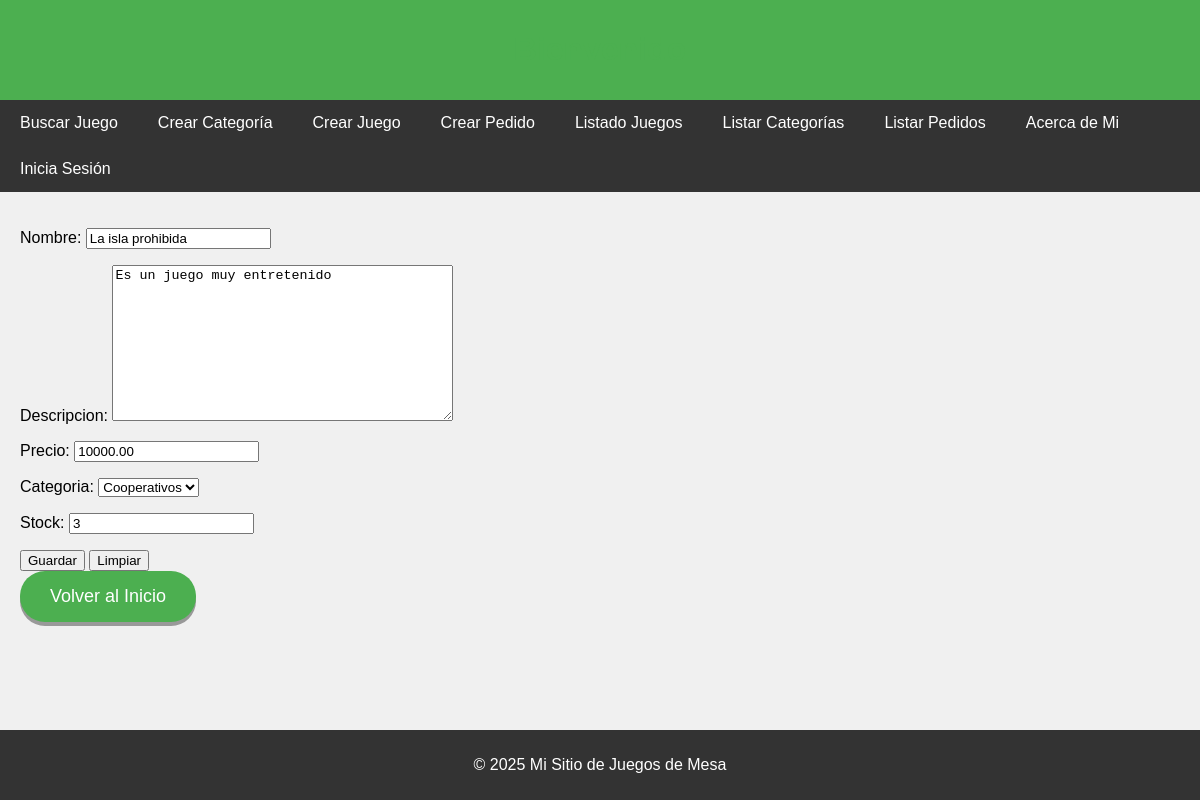
The page /actualizar-juegos/4/ on the database its author committed.
### app_juegos/models.py (models this page shows, shortened)
class Juego(models.Model):
    nombre = models.CharField(max_length=100)
    descripcion = models.TextField()
    precio = models.DecimalField(max_digits=10, decimal_places=2)
    categoria = models.ForeignKey('Categoria', on_delete=models.CASCADE)
    stock = models.IntegerField()

class Categoria(models.Model):
    nombre = models.CharField(max_length=100)
    def __str__(self):
        return self.nombre

### app_juegos/views.py (the view)
# urls.py: path('actualizar-juegos/<int:id>/', views.update_juegos, name='update_juegos'),
def update_juegos(request, id):
    juego = get_object_or_404(Juego, id=id)
    if request.method == 'POST':
        form = JuegoForm(request.POST, instance=juego)
        if form.is_valid():
            form.save()
            return redirect('app_juegos:listar_juegos')
    else:
        form = JuegoForm(instance=juego)
        contexto = {'form':form}
    return render(request,'app_juegos/juego_update.html', contexto)

### app_juegos/forms.py
class JuegoForm(forms.ModelForm):
    class Meta:
        model = Juego
        fields = ['nombre', 'descripcion', 'precio', 'categoria', 'stock']
        widgets = {
            'fecha_publicacion': forms.DateInput(attrs={'type':'date'})
        }

### app_juegos/templates/app_juegos/juego_update.html (shortened to what this page needs)
{% extends 'app_juegos/base.html' %}
{% block content %}
<form method="POST">
    {{ form.as_p}}
    <input type="submit" value="Guardar">
    <input type="reset" value="Limpiar">
</form>
<a href="{% url 'app_juegos:inicio' %}" style="
display: inline-block;
padding: 15px 30px;
font-size: 18px;
color: white;
background-color: #4CAF50;
border: none;
border-radius: 25px;
cursor: pointer;
box-shadow: 0 4px #999;
text-decoration: none;
transition: background-color 0.3s, box-shadow 0.3s, transform 0.3s; " onmouseover="this.style.backgroundColor='#45a049'; this.style.boxShadow='0 8px #666';" onmouseout="this.style.backgroundColor='#4CAF50'; this.style.boxShadow='0 4px #999';" onmousedown="this.style.backgroundColor='#45a049'; this.style.boxShadow='0 4px #666'; this.style.transform='translateY(4px)';" onmouseup="this.style.backgroundColor='#45a049'; this.style.boxShadow='0 8px #666'; this.style.transform='translateY(0)';"> Volver al Inicio </a>
{% endblock content %}

### app_juegos/templates/app_juegos/base.html (style rules this page uses)
body { font-family: Arial, sans-serif; background-color: #f0f0f0; margin: 0; padding: 0; }

### rows shown on the page
Juego: nombre "La isla prohibida", descripcion "Es un juego muy entretenido", precio "10000.00", categoria "Cooperativos", stock "3"
